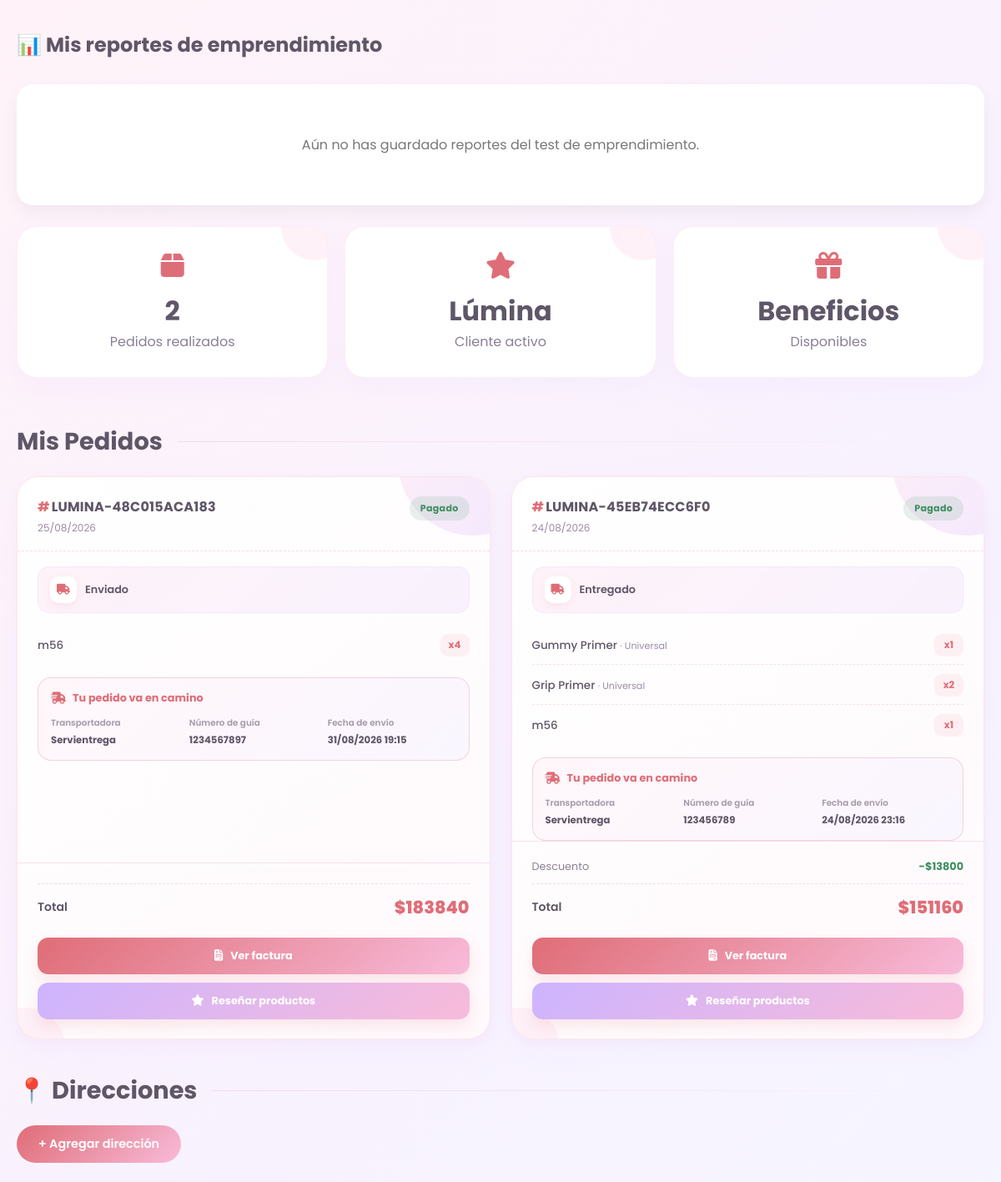
/mi-cuenta/ (signed in, middle part), run on an earlier commit of the app's database.
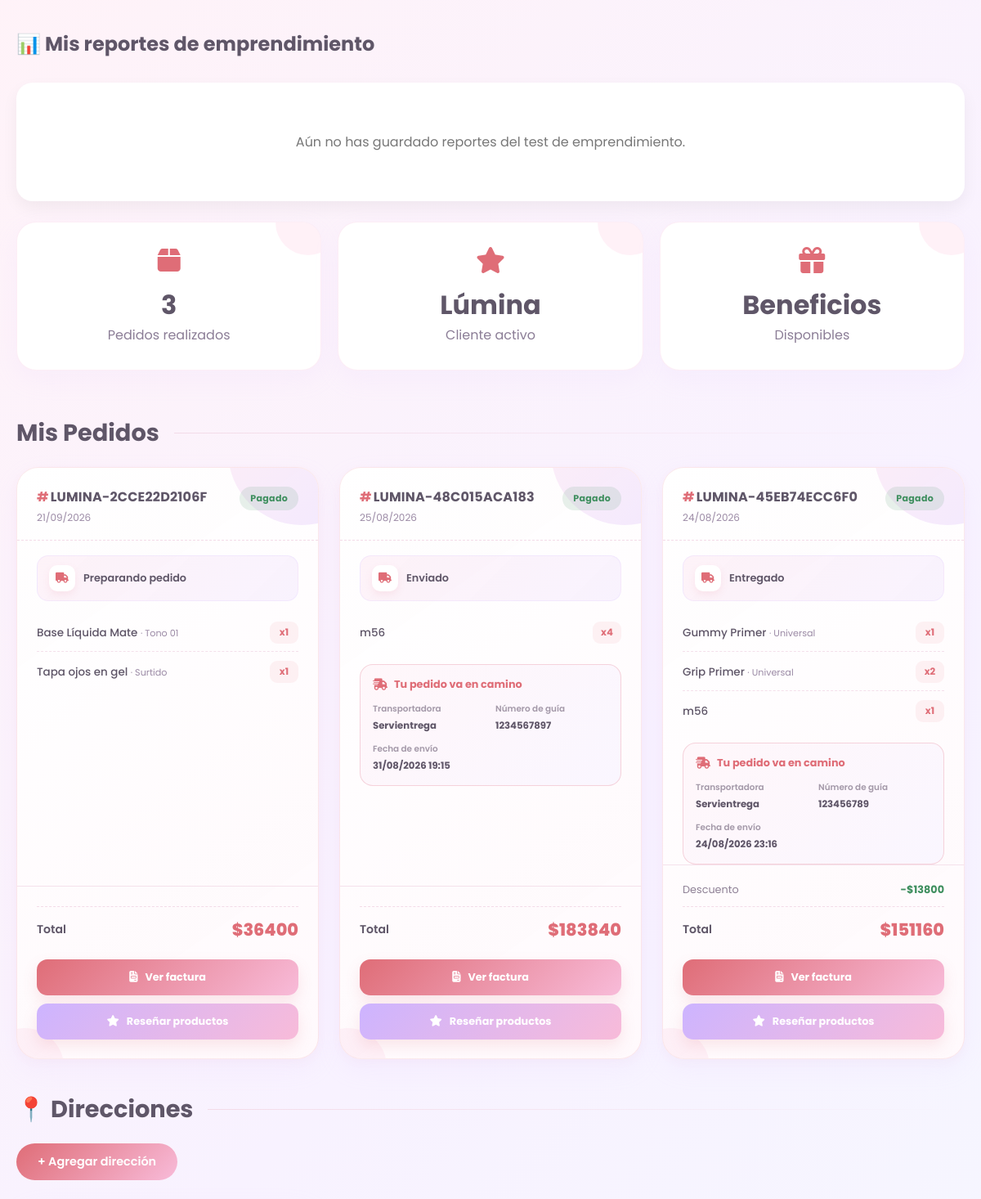
And on a later commit of the database.
### core/models.py (models this page shows, shortened)
class Pedido(models.Model):
    ESTADOS = [
        ("PENDIENTE", "Pendiente"),
        ("PAGADO", "Pagado"),
        ("RECHAZADO", "Rechazado"),
        ("CANCELADO", "Cancelado"),
    ]
    ESTADOS_ENVIO = [
        ("PREPARANDO", "Preparando pedido"),
        ("EN_PROCESO", "En proceso"),
        ("ENVIADO", "Enviado"),
        ("ENTREGADO", "Entregado"),
        ("FINALIZADO", "Finalizado"),
    ]
    usuario = models.ForeignKey(
        settings.AUTH_USER_MODEL,
        on_delete=models.PROTECT,
        related_name="pedidos"
    )
    referencia = models.CharField(
        max_length=100,
        unique=True
    )
    estado = models.CharField(
        max_length=20,
        choices=ESTADOS,
        default="PENDIENTE"
    )
    estado_envio = models.CharField(
        max_length=20,
        choices=ESTADOS_ENVIO,
        default="PREPARANDO"
    )
    subtotal_detalle = models.DecimalField(
        max_digits=12,
        decimal_places=2,
        default=0
    )
    subtotal = models.DecimalField(
        max_digits=12,
        decimal_places=2
    )
    descuento = models.DecimalField(
        max_digits=12,
        decimal_places=2,
        default=0
    )
    porcentaje_descuento = models.DecimalField(
        max_digits=5,
        decimal_places=2,
        default=0
    )
    nivel_precio = models.CharField(
        max_length=100,
        blank=True,
        default=""
    )
    costo_envio = models.DecimalField(
        max_digits=12,
        decimal_places=2,
        default=0
    )
    transportadora = models.CharField(
        max_length=100,
        blank=True,
        default=""
    )
    numero_guia = models.CharField(
        max_length=100,
        blank=True,
        default=""
    )
    fecha_envio = models.DateTimeField(
        null=True,
        blank=True
    )
    direccion_nombre_receptor = models.CharField(
        max_length=100,
        blank=True,
        default=""
    )
    direccion_telefono = models.CharField(
        max_length=20,
        blank=True,
        default=""
    )
    direccion_texto = models.TextField(
        blank=True,
        default=""
    )
    direccion_ciudad = models.CharField(
        max_length=100,
        blank=True,
        default=""
    )
    direccion_departamento = models.CharField(
        max_length=100,
        blank=True,
        default=""
    )
    direccion_codigo_postal = models.CharField(
        max_length=20,
        blank=True,
        default=""
    )
    total = models.DecimalField(
        max_digits=12,
        decimal_places=2
    )
    creado = models.DateTimeField(
        auto_now_add=True
    )
    actualizado = models.DateTimeField(
        auto_now=True
    )

class PedidoItem(models.Model):
    pedido = models.ForeignKey(
        Pedido,
        on_delete=models.CASCADE,
        related_name="items"
    )
    variante = models.ForeignKey(
        Variante,
        on_delete=models.PROTECT,
        null=True,
        blank=True
    )
    kit = models.ForeignKey(
        Kit,
        on_delete=models.PROTECT,
        null=True,
        blank=True
    )
    producto_nombre = models.CharField(
        max_length=255
    )
    variante_nombre = models.CharField(
        max_length=255,
        blank=True,
        null=True
    )
    precio_unitario = models.DecimalField(
        max_digits=12,
        decimal_places=2
    )
    precio_original = models.DecimalField(
        max_digits=12,
        decimal_places=2,
        default=0
    )
    descuento = models.DecimalField(
        max_digits=12,
        decimal_places=2,
        default=0
    )
    cantidad = models.PositiveIntegerField()
    subtotal = models.DecimalField(
        max_digits=12,
        decimal_places=2
    )

### core/views.py (the view)
# urls.py: path('mi-cuenta/', views.mi_cuenta, name='mi_cuenta'),
@login_required
def mi_cuenta(request):
    form = DireccionForm()
    pedidos = Pedido.objects.filter(
        usuario=request.user
    ).order_by("-id")[:4]
    resultados_usuario = ResultadoUsuario.objects.filter(
        usuario=request.user
    ).select_related(
        "test",
        "resultado"
    )
    reportes_emprendimiento = request.user.reportes_emprendimiento.all()
    return render(request, "core/cuenta.html", {
        "form": form,
        "pedidos": pedidos,
        "resultados_usuario": resultados_usuario,
        "reportes_emprendimiento": reportes_emprendimiento,
    })

### core/context_processors.py (called while the page is built)
def carrito_context(request):
    cantidad_carrito = 0
    if request.user.is_authenticated:
        carrito = (
            Carrito.objects
            .filter(usuario=request.user)
            .first()
        )
        if carrito:
            cantidad_carrito = carrito.cantidad_total
    return {
        "cantidad_carrito": cantidad_carrito
    }

### core/historial.py (called while the page is built)
    def __call__(self, request):
        _local.request = request
        try:
            return self.get_response(request)
        finally:
            _local.request = None

### core/models.py (called while the page is built)
    @property
    def cantidad_total(self):
        return sum(
            item.cantidad
            for item in self.items.all()
        )

### core/templates/core/cuenta.html (shortened to what the changed rows need)
{% load static %}
<!DOCTYPE html>
<html lang="es">
<head>
    <link href="https://cdnjs.cloudflare.com/ajax/libs/font-awesome/6.5.0/css/all.min.css" rel="stylesheet">
    <link rel="stylesheet" href="{% static 'css/cuenta.css' %}?v=2">
</head>
<body>
    <div class="account-container">
        {% if request.user.is_authenticated %}
        <br>
        <section class="resultados-section">
            <div class="title">
                <h2>📊 Mis reportes de emprendimiento</h2>
            </div>
            <div class="resultados-grid">
                {% if reportes_emprendimiento %}
                {% for reporte in reportes_emprendimiento %}
                <div class="resultado-card">
                    <div class="resultado-info">
                        <span class="resultado-test">{{ reporte.fecha_creacion|date:"d/m/Y H:i" }}</span>
                        <h3>{{ reporte.nombre_recomendacion }}</h3>
                        <p class="resultado-resumen">
                            Presupuesto: ${{ reporte.presupuesto|floatformat:0 }} ·
                            Ganancia estimada: ${{ reporte.ganancia_estimada|floatformat:0 }} ·
                            ROI: {{ reporte.roi }}%
                        </p>
                        <div class="resultado-footer">
                            <div class="resultado-botones">
                                <a href="{% url 'reporte_emprendimiento_detalle' reporte.id %}" class="btn-rutina">
                                    Ver / Descargar PDF
                                </a>
                                <a href="{% url 'eliminar_reporte_emprendimiento' reporte.id %}"
                                    class="btn-eliminar-resultado eliminar-resultado">
                                    <i class="fa-solid fa-trash"></i>
                                    Eliminar
                                </a>
                            </div>
                        </div>
                    </div>
                </div>
                {% endfor %}
                {% else %}
                <div class="empty-publicaciones">
                    <p>Aún no has guardado reportes del test de emprendimiento.</p>
                </div>
                {% endif %}
            </div>
        </section>
        <br>
        <section class="stats">
            <div class="stat-card">
                <i class="fa-solid fa-box"></i>
                <h3>{{ pedidos|length }}</h3>
                <p>Pedidos realizados</p>
            </div>
            <div class="stat-card">
                <i class="fa-solid fa-star"></i>
                <h3>Lúmina</h3>
                <p>Cliente activo</p>
            </div>
            <div class="stat-card">
                <i class="fa-solid fa-gift"></i>
                <h3>Beneficios</h3>
                <p>Disponibles</p>
            </div>
        </section>
        <section class="orders-section">
            <div class="section-title">
                <h2>Mis Pedidos</h2>
            </div>
            {% if pedidos %}
            <div class="orders-grid">
                {% for pedido in pedidos %}
                <div class="order-card">
                    <div class="order-header">
                        <div>
                            <span class="order-ref">{{ pedido.referencia }}</span>
                            <span class="order-fecha">{{ pedido.creado|date:"d/m/Y" }}</span>
                        </div>
                        <span class="status status-{{ pedido.estado|lower }}">
                            {{ pedido.get_estado_display }}
                        </span>
                    </div>
                    {% if pedido.estado_envio %}
                    <div class="order-envio-badge">
                        <i class="fa-solid fa-truck"></i>
                        <span class="status-envio status-envio-{{ pedido.estado_envio|lower }}">
                            {{ pedido.get_estado_envio_display }}
                        </span>
                    </div>
                    {% endif %}
                    <div class="order-items">
                        {% for item in pedido.items.all|slice:":3" %}
                        <div class="order-item-row">
                            <span class="order-item-nombre">
                                {{ item.producto_nombre }}
                                {% if item.variante_nombre %}
                                <small>· {{ item.variante_nombre }}</small>
                                {% endif %}
                            </span>
                            <span class="order-item-cantidad">
                                x{{ item.cantidad }}
                            </span>
                        </div>
                        {% endfor %}
                    </div>
                    {% if pedido.numero_guia %}
                    <div class="order-guia">
                        <div class="order-guia-titulo">
                            <i class="fa-solid fa-truck-fast"></i>
                            <span>Tu pedido va en camino</span>
                        </div>
                        <div class="order-guia-datos">
                            <div>
                                <small>Transportadora</small>
                                <strong>{{ pedido.transportadora }}</strong>
                            </div>
                            <div>
                                <small>Número de guía</small>
                                <strong>{{ pedido.numero_guia }}</strong>
                            </div>
                            {% if pedido.fecha_envio %}
                            <div>
                                <small>Fecha de envío</small>
                                <strong>{{ pedido.fecha_envio|date:"d/m/Y H:i" }}</strong>
                            </div>
                            {% endif %}
                        </div>
                    </div>
                    {% endif %}
                    <div class="order-body">
                        {% if pedido.descuento > 0 %}
                        <div class="order-linea">
                            <span>Descuento</span>
                            <strong class="order-descuento">-${{ pedido.descuento|floatformat:0 }}</strong>
                        </div>
                        {% endif %}
                        <div class="order-linea order-total-linea">
                            <span>Total</span>
                            <strong class="order-total">${{ pedido.total|floatformat:0 }}</strong>
                        </div>
                    </div>
                    <div class="order-actions">
                        <a href="{% url 'factura_pedido' pedido.id %}" class="btn-factura">
                            <i class="fa-solid fa-file-invoice"></i>
                            Ver factura
                        </a>
                        {% if pedido.estado == "PAGADO" %}
                        <button type="button" class="btn-factura btn-resenar rv-abrir" data-pedido="{{ pedido.id }}">
                            <i class="fa-solid fa-star"></i>
                            Reseñar productos
                        </button>
                        {% endif %}
                    </div>
                </div>
                {% endfor %}
            </div>
            {% endif %}
        </section>
        <section class="addresses-section">
            <div class="section-title">
                <h2>📍 Direcciones</h2>
            </div>
            <button type="button" class="btn btn-primary" onclick="openModal()">
                + Agregar dirección
            </button>
        </section>
        {% endif %}
    </div>
</body>
</html>

What changed in the data, as far as the page shows it:
added Pedido: referencia "LUMINA-2CCE22D2106F", creado "21/09/2026", estado "Pagado", estado_envio "Preparando pedido", total "36400"
added PedidoItem: producto_nombre "Base Líquida Mate", variante_nombre "Tono 01", cantidad "1", shown under "LUMINA-2CCE22D2106F"
added PedidoItem: producto_nombre "Tapa ojos en gel", variante_nombre "Surtido", cantidad "1", shown under "LUMINA-2CCE22D2106F"
Also different on the page:
{{ pedidos|length }}: "2" → "3"
